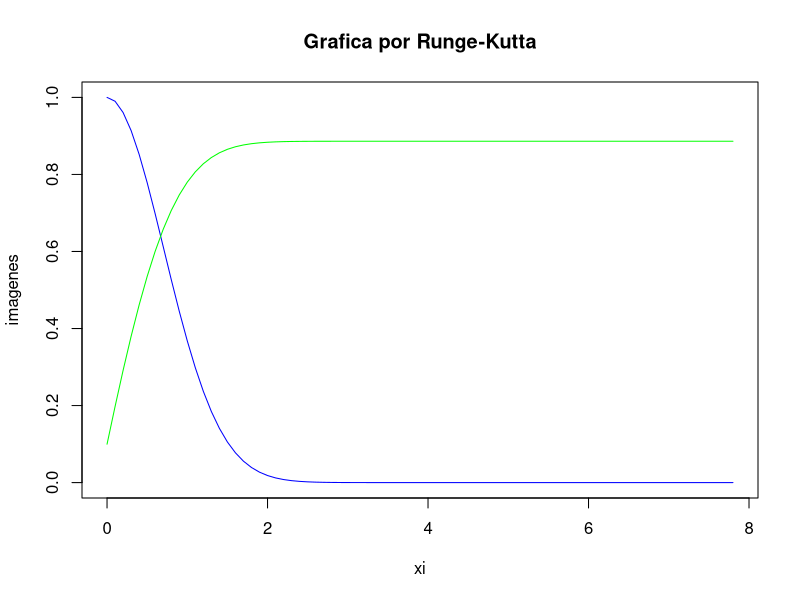

Reproduce this figure in R.
#Ejercicio 8.3

#Utilizando el metodo de Runge-Kutta de orden 4, aproximar y(0.2) con h=0.1

f <- function(t){
  return(exp(-(t^2)))
}

Runge_Kutta <- function(f,x0,h){
  
  #con h=0.1
  
  xi <- c(0)
  yi <- c(0)
  imagenes <- c(0)
  errores <- c(0)
  
  cont=1
  
  #valor inicial con su respectiva imagen
  xi[cont]=x0
  yi[cont]= 1/6*(coefs_K(x0,h))*h
  imagenes[cont]=f(xi[cont])
  errores[cont]= abs(yi[cont])
  cont=cont+1
  
  while (cont < 80) {
    
    xi[cont]= xi[cont-1]+h
    imagenes[cont]=f(xi[cont])
    
    yi[cont]= yi[cont-1]+1/6*(coefs_K(xi[cont],h))*h
    
    errores[cont]=abs((yi[cont]-yi[cont-1])/yi[cont])
    cont=cont+1
    
  }
  

  
  tabla = data.frame(xi, yi,imagenes,errores)
  print(tabla)
    
  #par(mfrow=c(2,2))
  plot(xi,imagenes,type = "l",col="blue",main = "Grafica por Runge-Kutta")
  points(xi,yi,type = "l",col="green")
  
  #plot(errores,main = "Grafica Errores")
  

  
}


coefs_K <- function(xi,h){
  
  k1=f(xi)
  k2=f(xi+(0.5*h))
  k3=f(xi+(0.5*h))
  k4=f(xi+h)
  
  valor=(k1+2*k2+2*k3+k4)
  
  return(valor)
  
}


Runge_Kutta(f,0,0.1)



